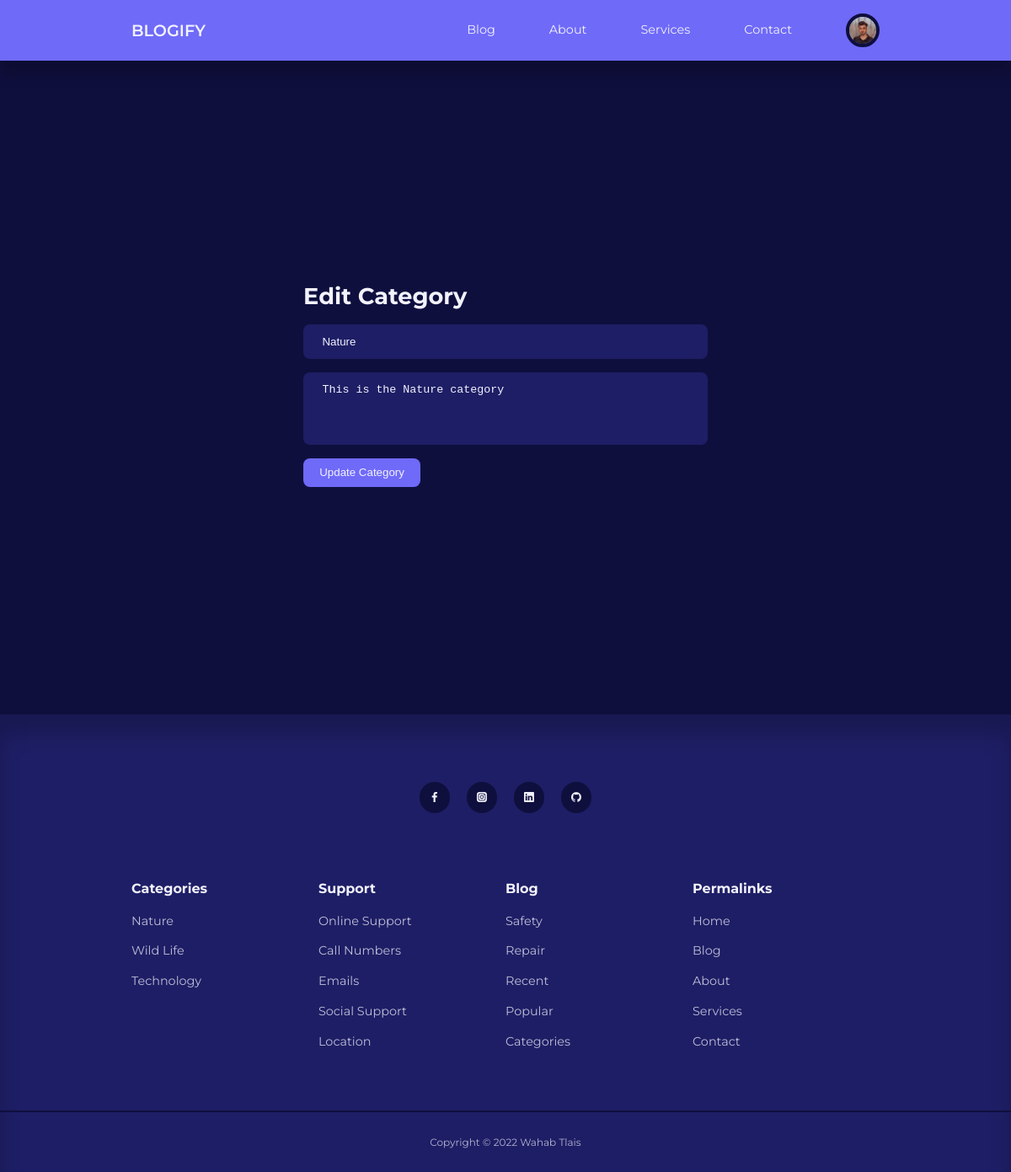
/admin/edit-category.php?id=1 (signed in), run on the app's committed database.
### tables this page shows
CREATE TABLE IF NOT EXISTS `users` (
  `id` int(11) UNSIGNED NOT NULL AUTO_INCREMENT,
  `firstname` varchar(50) NOT NULL,
  `lastname` varchar(50) NOT NULL,
  `username` varchar(50) NOT NULL,
  `email` varchar(100) NOT NULL,
  `password` varchar(255) NOT NULL,
  `avatar` varchar(255) NOT NULL,
  `is_admin` tinyint(1) NOT NULL,
  PRIMARY KEY (`id`)
);

CREATE TABLE IF NOT EXISTS `categories` (
  `id` int(11) NOT NULL AUTO_INCREMENT,
  `title` varchar(255) NOT NULL,
  `description` varchar(2000) NOT NULL,
  PRIMARY KEY (`id`)
);

### admin/partials/header.php (called while the page is built, shortened)
<?php
require '../partials/header.php';

### admin/edit-category.php (the view, shortened to what this page needs)
<?php
include 'partials/header.php';
if (isset($_GET['id'])) {
    $id = filter_var($_GET['id'], FILTER_SANITIZE_NUMBER_INT);
    $query = "SELECT * FROM categories WHERE id=$id";
    $result = mysqli_query($connection, $query);
    if (mysqli_num_rows($result) == 1) {
        $category = mysqli_fetch_assoc($result);
    }
} else {
    header('location: ' . ROOT_URL . 'admin/manage-categories.php');
    die();
}
?>
<section class="form-section">
    <div class="container form-section-container">
        <h2>Edit Category</h2>
        <form action="<?= ROOT_URL ?>admin/edit-category-logic.php" method="POST">
            <input type="text" name="title" value="<?= $category['title'] ?>" placeholder="Title" />
            <textarea rows="4" name="description" placeholder="Description"><?= $category['description'] ?></textarea>
            <button type="submit" name="submit" class="btn">Update Category</button>
        </form>
    </div>
</section>
<?php
include '../partials/footer.php';
?>

### partials/header.php (shortened to what this page needs)
<?php
require 'config/database.php';
if (isset($_SESSION['user-id'])) {
    $id = filter_var($_SESSION['user-id'], FILTER_SANITIZE_NUMBER_INT);
    $query = "SELECT avatar FROM users WHERE id=$id";
    $result = mysqli_query($connection, $query);
    $avatar = mysqli_fetch_assoc($result);
}
?>
<!DOCTYPE html>
<html lang="en">
<head>
    <link rel="stylesheet" href="<?= ROOT_URL ?>css/style.css" />
    <link rel="stylesheet" href="https://unicons.iconscout.com/release/v4.0.0/css/line.css" />
</head>
<body>
    <nav>
        <div class="container nav-container">
            <a href="<?= ROOT_URL ?>" class="nav-logo">BLOGIFY</a>
            <ul class="nav-items">
                <li><a href="<?= ROOT_URL ?>blog.php">Blog</a></li>
                <li><a href="<?= ROOT_URL ?>about.php">About</a></li>
                <li><a href="<?= ROOT_URL ?>services.php">Services</a></li>
                <li><a href="<?= ROOT_URL ?>contact.php">Contact</a></li>
                <?php if (isset($_SESSION['user-id'])) : ?>
                    <li class="nav-profile">
                        <div class="avatar">
                            <img src="<?= ROOT_URL . 'images/' . $avatar['avatar'] ?>" />
                        </div>
                    </li>
                <?php else : ?>
                    <li><a href="<?= ROOT_URL ?>signin.php">Signin</a></li>
                <?php endif ?>
            </ul>
        </div>
    </nav>

### partials/footer.php (shortened to what this page needs)
<?php
$all_categories_query = "SELECT * FROM categories";
$all_categories = mysqli_query($connection, $all_categories_query);
?>
<footer>
    <div class="footer-socials">
        <a href="#" target="_blank"><i class="uil uil-facebook-f"></i></a>
        <a href="#" target="_blank"><i class="uil uil-instagram-alt"></i></a>
        <a href="#" target="_blank"><i class="uil uil-linkedin"></i></a>
        <a href="#" target="_blank"><i class="uil uil-github"></i></a>
    </div>
    <div class="container footer-container">
        <article>
            <h4>Categories</h4>
            <?php while ($category = mysqli_fetch_assoc($all_categories)) : ?>
            <ul>
                <li><a href="<?= ROOT_URL ?>category-posts.php?id=<?= $category['id'] ?>"><?= $category['title'] ?></a>
                </li>
            </ul>
            <?php endwhile ?>
        </article>
        <article>
            <h4>Support</h4>
            <ul>
                <li><a href="">Online Support</a></li>
                <li><a href="">Call Numbers</a></li>
                <li><a href="">Emails</a></li>
                <li><a href="">Social Support</a></li>
                <li><a href="">Location</a></li>
            </ul>
        </article>
        <article>
            <h4>Blog</h4>
            <ul>
                <li><a href="">Safety</a></li>
                <li><a href="">Repair</a></li>
                <li><a href="">Recent</a></li>
                <li><a href="">Popular</a></li>
                <li><a href="">Categories</a></li>
            </ul>
        </article>
        <article>
            <h4>Permalinks</h4>
            <ul>
                <li><a href="index.php">Home</a></li>
                <li><a href="blog.php">Blog</a></li>
                <li><a href="about.php">About</a></li>
                <li><a href="services.php">Services</a></li>
                <li><a href="contact.php">Contact</a></li>
            </ul>
        </article>
    </div>
    <div class="footer-copyright">
        <small>Copyright &copy; 2022 Wahab Tlais</small>
    </div>
</footer>
</body>
</html>

### css/style.css (style rules this page uses)
:root { --color-primary: #6f6af8; --color-primary-light: hsl(242, 91%, 18%); --color-primary-variant: #5854c7; --color-red: #da0f3f; --color-red-light: hsl(346, 87%, 46%, 15%); --color-green: #00c476; --color-green-light: hsl(156, 100%, 38%, 15%); --color-gray-900: #1e1e66; --color-gray-700: #2d2b7c; --color-gray-300: rgba(242, 242, 254, 0.3); --color-gray-200: rgba(242, 242, 254, 0.7); --color-white: #f2f2fe; --color-bg: #0f0f3e; --transition: all 300ms ease; --container-width-lg: 74%; --container-width-md: 88%; --form-width: 40%; --card-border-radius-1: 0.3rem; --card-border-radius-2: 0.5rem; --card-border-radius-3: 0.8rem; --card-border-radius-4: 2rem; --card-border-radius-5: 5rem; }
* { margin: 0; padding: 0; outline: 0; border: 0; appearance: 0; list-style: none; text-decoration: none; box-sizing: border-box; }
body { font-family: "Montserrat", sans-serif; line-height: 1.6; color: var(--color-gray-200); overflow-x: hidden; background: var(--color-bg); font-size: 0.9rem; }
.container { width: var(--container-width-lg); max-width: 1800px; margin-inline: auto; }
section { margin-top: 3rem; width: 100vw; }
h1, h2, h3, h4, h5 { color: var(--color-white); line-height: 1.3; }
h2 { font-size: 1.7rem; margin: 1rem 0; }
h4 { font-size: 1rem; }
a { color: var(--color-white); transition: var(--transition); }
img { display: block; width: 100%; object-fit: cover; }
nav { background: var(--color-primary); width: 100vw; height: 4.5rem; position: fixed; top: 0; z-index: 10; box-shadow: 0 1rem 1rem rgba(0, 0, 0, 0.2); }
.nav-container { height: 100%; display: flex; align-items: center; justify-content: space-between; }
.avatar { width: 2.5rem; height: 2.5rem; border-radius: 50%; overflow: hidden; border: 0.3rem solid var(--color-bg); }
.nav-logo { font-weight: 600; font-size: 1.2rem; }
.nav-items { display: flex; align-items: center; gap: 4rem; }
.nav-profile { position: relative; cursor: pointer; }
footer { background: var(--color-gray-900); padding: 5rem 0 0; box-shadow: inset 0 1.5rem 1.5rem rgba(0, 0, 0, 0.2); }
.footer-socials { margin-inline: auto; width: fit-content; margin-bottom: 5rem; display: flex; justify-content: space-between; align-items: center; gap: 1.2rem; }
.footer-socials a { background: var(--color-bg); border-radius: 50%; width: 2.3rem; height: 2.3rem; display: flex; align-items: center; justify-content: center; }
.footer-container { display: grid; grid-template-columns: repeat(4, 1fr); }
footer h4 { color: var(--color-white); margin-bottom: 0.6rem; }
footer ul li { padding: 0.4rem 0; }
footer ul a { opacity: 0.75; }
.footer-copyright { text-align: center; padding: 1.5rem 0; border-top: 2px solid var(--color-bg); margin-top: 4rem; }
.btn { display: inline-block; width: fit-content; padding: 0.6rem 1.2rem; background-color: var(--color-primary); border-radius: var(--card-border-radius-2); cursor: pointer; transition: var(--transition); color: var(--color-white); }
.form-section { display: grid; place-items: center; height: 100vh; }
.form-section-container { width: var(--form-width); }
form { display: flex; flex-direction: column; gap: 1rem; }
input, textarea, select { padding: 0.8rem 1.4rem; background-color: var(--color-gray-900); border-radius: var(--card-border-radius-2); resize: none; color: var(--color-white); }

### data on the page
users: avatar (picture)
categories: title "Nature", description "This is the Nature category"
categories: title "Wild Life"
categories: title "Technology"
